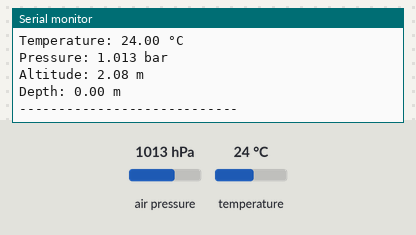
Recording of a sketch running on a simulated Arduino Uno, built with avr-gcc and run on an emulated ATmega328P. On the bench: the last lines printed to the serial monitor. Inputs (shaded band) come from the test bench; at power-on: air pressure 1013 hPa, temperature 24 °C.

Above: at 1.2 s.
1.3 s: air pressure set to 952 hPa
At 3.8 s:
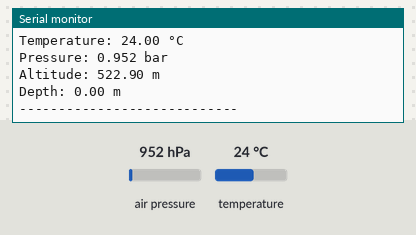
4.5 s: temperature set to 12 °C
12.4 s: air pressure set to 975 hPa
At 16.5 s:
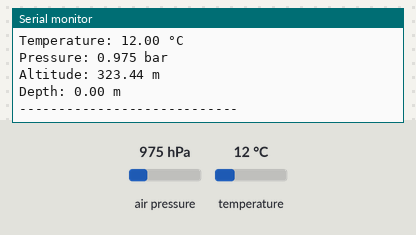
Timing chart, 0 to 18.0 s (numbered marks = the images above; inputs shaded):
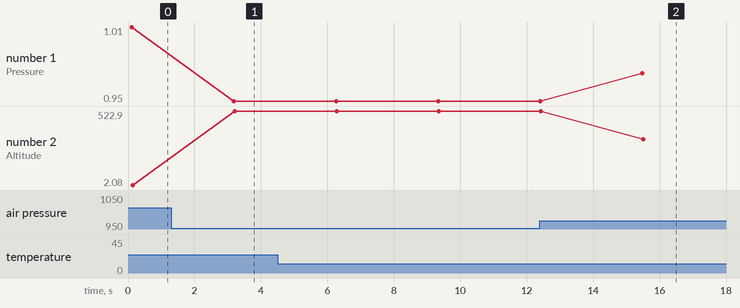

Measured:
- after the input at 1.3 s, the serial monitor: prints a new line after 1.9 s (image 1)
- after the input at 12.4 s, the serial monitor: prints a new line after 3.1 s (image 2)
- plotted number 1: 1.01 → 0.95 after the input at 1.3 s, 0.95 → 0.97 after the input at 12.4 s
- plotted number 2: 2.08 → 522.9 after the input at 1.3 s, 522.9 → 323.44 after the input at 12.4 s

The sketch:

bmp.ino
```cpp
#include <Wire.h>
#include <Adafruit_BMP085.h>

Adafruit_BMP085 bmp;

#define SEA_LEVEL_PRESSURE 101325  // Pa

void setup() {
  Serial.begin(9600);
  Wire.begin();   // Uno uses A4 (SDA), A5 (SCL)

  Serial.println("Initializing BMP180...");

  if (!bmp.begin()) {
    Serial.println("BMP180 not detected!");
    while (1);
  }

  Serial.println("BMP180 Ready!");
  Serial.println("----------------------------");
}

void loop() {

  float temperature = bmp.readTemperature();     // °C
  int32_t pressurePa = bmp.readPressure();       // Pa

  // Convert to bar
  float pressure_bar = pressurePa / 100000.0;

  float altitude = bmp.readAltitude();           // m

  // Depth calculation
  float depth = (pressurePa - SEA_LEVEL_PRESSURE) / 9810.0;
  if (depth < 0) depth = 0;

  Serial.println("\nBMP180 Readings:");

  Serial.print("Temperature: ");
  Serial.print(temperature);
  Serial.println(" °C");

  Serial.print("Pressure: ");
  Serial.print(pressure_bar, 3);
  Serial.println(" bar");

  Serial.print("Altitude: ");
  Serial.print(altitude);
  Serial.println(" m");

  Serial.print("Depth: ");
  Serial.print(depth);
  Serial.println(" m");

  Serial.println("----------------------------");

  delay(3000);
}
```
